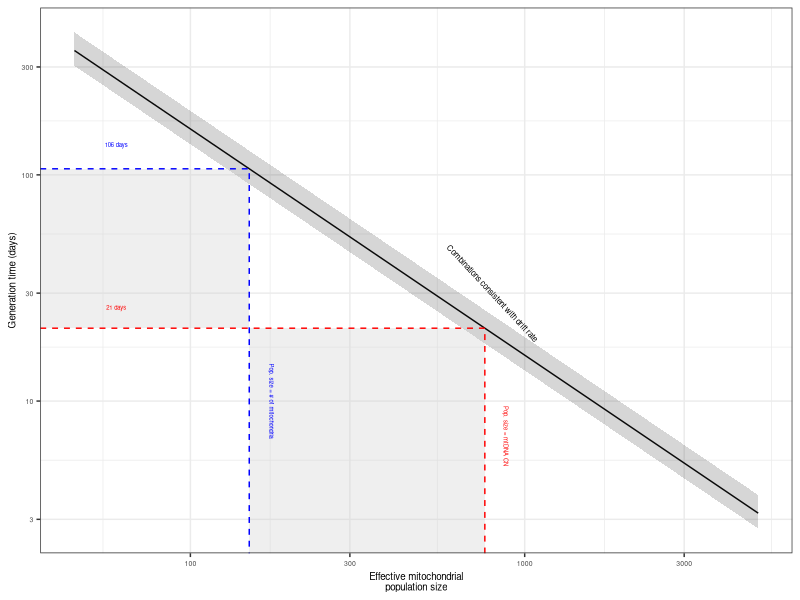

The R source for this figure:
##Plot schematic of population size against generation time given the drift information
library(ggplot2)
library(dplyr)
root_dir="~/R_work/mito_mutations_blood/"
figures_dir=paste0(root_dir,"figures/")

#Set the basic plotting theme for ggplot2
my_theme<-theme(text = element_text(family="Helvetica"),
                axis.text = element_text(size = 5),
                axis.title = element_text(size=7),
                legend.text = element_text(size=5),
                legend.title = element_text(size=7),
                strip.text = element_text(size=7),
                legend.spacing = unit(1,"mm"),
                legend.key.size= unit(5,"mm"))+
  theme(legend.key.height=unit(3,"mm"),
        legend.title = element_text(size=8))


drift_parameter_ml=15960
drift_parameter_lowerCI=13660
drift_parameter_upperCI=19190

population_size_estimate_1=760
population_size_estimate_2=150
xrange=seq(45,5000,10)
text_size=1.5

pop_vs_gentime_schematic<-data.frame(x=xrange,y=drift_parameter_ml/xrange,ymin=drift_parameter_lowerCI/xrange,ymax=drift_parameter_upperCI/xrange)%>%
  ggplot(aes(x=x,y=y,ymin=ymin,ymax=ymax))+
  geom_line()+
  annotate(geom="text",label="Combinations consistent with drift rate",x=800,y=30,col="black",angle=313,size=text_size+0.5)+
  geom_ribbon(alpha=0.2)+
  annotate(geom="rect",xmin = 0,xmax=population_size_estimate_2,ymin = drift_parameter_ml/population_size_estimate_1,ymax=drift_parameter_ml/population_size_estimate_2,fill="#CCCCCC50")+
  annotate(geom="rect",xmin = population_size_estimate_2,xmax=population_size_estimate_1,ymin = 0,ymax=drift_parameter_ml/population_size_estimate_1,fill="#CCCCCC50")+
  geom_path(data=data.frame(x=c(0,population_size_estimate_1,population_size_estimate_1),y=c(drift_parameter_ml/population_size_estimate_1,drift_parameter_ml/population_size_estimate_1,0)),aes(x=x,y=y),col="red",linetype=2,inherit.aes = F)+
  annotate(geom="text",label="Pop. size = mtDNA CN",x=population_size_estimate_1+120,y=7,col="red",angle=270,size=text_size)+
  annotate(geom="text",label=paste0(round(drift_parameter_ml/population_size_estimate_1)," days"),x=60,y=(drift_parameter_ml/population_size_estimate_1)+5,col="red",size=text_size)+
  geom_path(data=data.frame(x=c(0,population_size_estimate_2,population_size_estimate_2),y=c(drift_parameter_ml/population_size_estimate_2,drift_parameter_ml/population_size_estimate_2,0)),aes(x=x,y=y),col="blue",linetype=2,inherit.aes = F)+
  annotate(geom="text",label="Pop. size = # of mitochondria",x=population_size_estimate_2+25,y=10,col="blue",angle=270,size=text_size)+
  annotate(geom="text",label=paste0(round(drift_parameter_ml/population_size_estimate_2)," days"),x=60,y=(drift_parameter_ml/population_size_estimate_2)+30,col="blue",size=text_size)+
  scale_x_log10()+
  scale_y_log10()+
  theme_bw()+
  my_theme+
  labs(x="Effective mitochondrial\npopulation size",y="Generation time (days)")

ggsave(filename = paste0(figures_dir,"Figure_04/pop_vs_gentime_schematic.pdf"),pop_vs_gentime_schematic,width=1.75,height=2)
